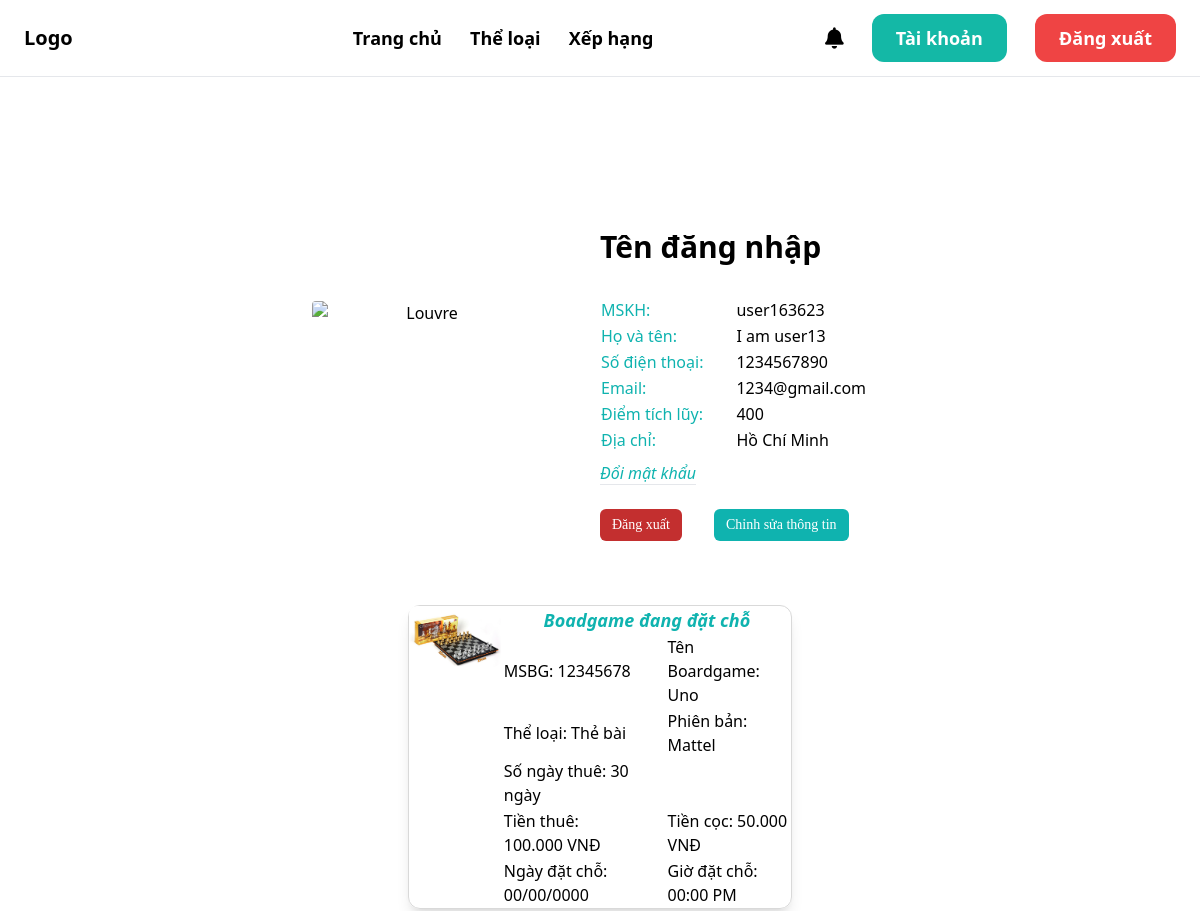
Page /account/ (signed in, upper part) on the earlier database version.
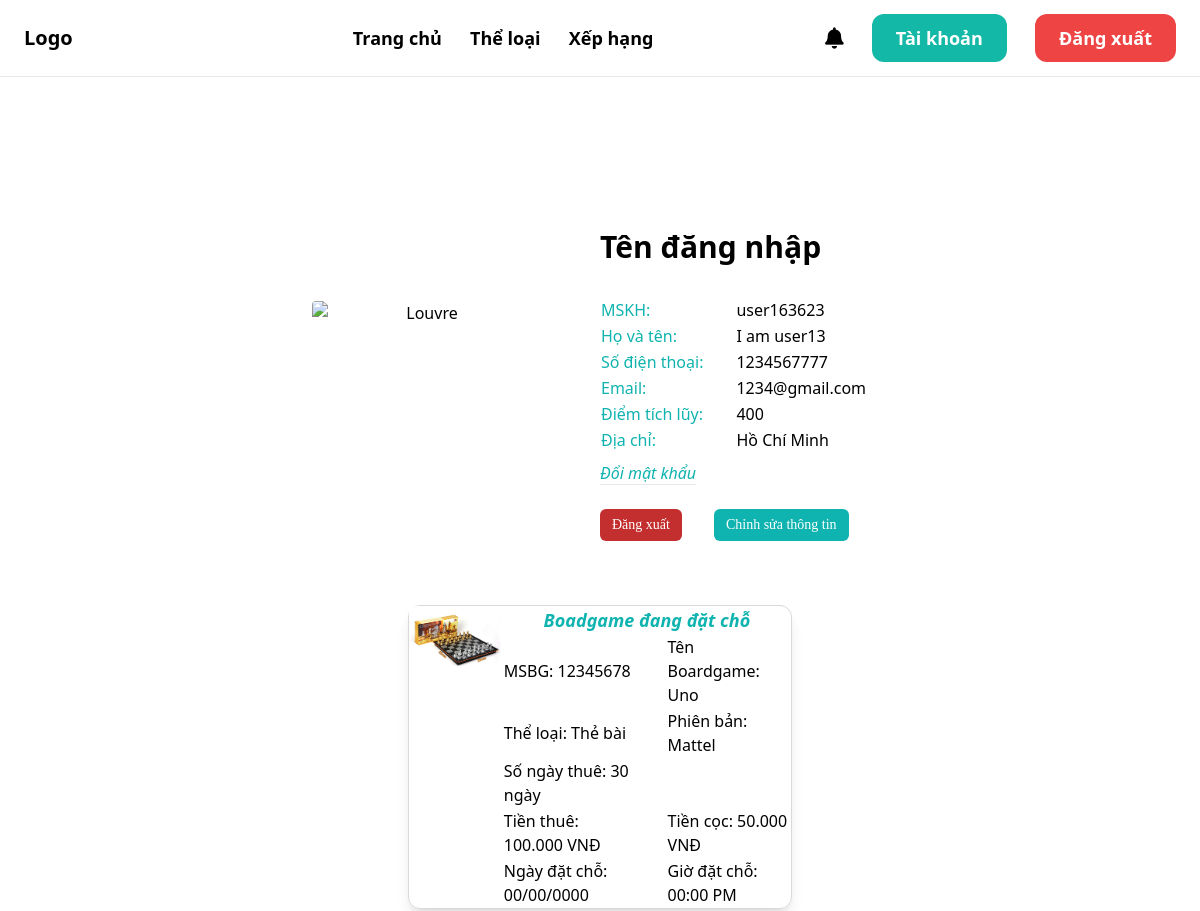
Same page on the later database version.
### userauths/models.py (models this page shows, shortened)
class User(AbstractUser):
    email = models.EmailField(unique=True)
    username = models.CharField(max_length=100)
    user_id = ShortUUIDField(unique=True, primary_key=True, prefix="user", alphabet='1234567890', length=6, max_length=100)
    phone_number = models.CharField(max_length=20, blank=True)
    address = models.CharField(max_length=255, blank=True)
    USERNAME_FIELD = "email"
    REQUIRED_FIELDS = ['username']

### core/views.py (the view)
# urls.py: path('account/', views.account, name='account'),
@login_required
def account(request):
    user =  User.objects.get(user_id=request.user.user_id)
    context = {
        'user': user
    }
    return render(request, 'core/account.html', context)

### templates/core/account.html (shortened to what the changed rows need)
{% extends 'core/base.html' %}
{% load static %}
{% block content %}
    <div class="grid grid-cols-2 justify-items-center px-56 pt-32">
        <div class="justify-self-start">
            <table class="font-[Open Sans]">
                <tbody>
                    <tr>
                        <td class="text-[#0FB3AF]">MSKH:</td>
                        <td class="pl-8">{{ user.user_id }}</td>
                    </tr>
                    <tr>
                        <td class="text-[#0FB3AF]">Họ và tên:</td>
                        <td class="pl-8">{{ user.first_name }} {{ user.last_name }} </td>
                    </tr>
                    <tr>
                        <td class="text-[#0FB3AF]">Số điện thoại:</td>
                        <td class="pl-8">{{ user.phone_number }}</td>
                    </tr>
                    <tr>
                        <td class="text-[#0FB3AF]">Email:</td>
                        <td class="pl-8">{{ user.email }}</td>
                    </tr>
                    <tr>
                        <td class="text-[#0FB3AF]">Địa chỉ:</td>
                        <td class="pl-8">{{ user.address }}</td>
                    </tr>
                </tbody>
            </table>
        </div>
    </div>
{% endblock %}

Differences in the rows shown:
changed User "user163623": phone_number "1234567890" → "1234567777"
